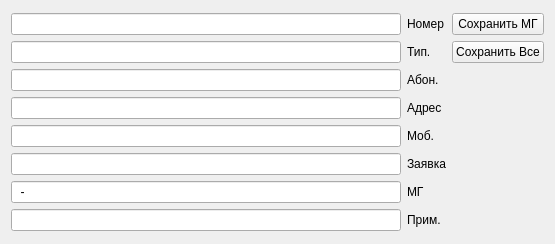
<?xml version="1.0" encoding="UTF-8"?>
<ui version="4.0">
 <class>Dialog</class>
 <widget class="QDialog" name="Dialog">
  <property name="windowModality">
   <enum>Qt::ApplicationModal</enum>
  </property>
  <property name="geometry">
   <rect>
    <x>0</x>
    <y>0</y>
    <width>555</width>
    <height>244</height>
   </rect>
  </property>
  <property name="windowTitle">
   <string>Информация</string>
  </property>
  <layout class="QGridLayout" name="gridLayout_2">
   <item row="0" column="0">
    <layout class="QGridLayout" name="gridLayout">
     <item row="3" column="2">
      <widget class="QLabel" name="label_4">
       <property name="text">
        <string>Адрес</string>
       </property>
      </widget>
     </item>
     <item row="2" column="2">
      <widget class="QLabel" name="label_3">
       <property name="text">
        <string>Абон.</string>
       </property>
      </widget>
     </item>
     <item row="1" column="2">
      <widget class="QLabel" name="label_2">
       <property name="text">
        <string>Тип.</string>
       </property>
      </widget>
     </item>
     <item row="5" column="2">
      <widget class="QLabel" name="label_6">
       <property name="text">
        <string>Заявка</string>
       </property>
      </widget>
     </item>
     <item row="1" column="1">
      <widget class="QLineEdit" name="lineEdit_2">
       <property name="focusPolicy">
        <enum>Qt::ClickFocus</enum>
       </property>
       <property name="inputMask">
        <string/>
       </property>
       <property name="text">
        <string/>
       </property>
       <property name="readOnly">
        <bool>true</bool>
       </property>
      </widget>
     </item>
     <item row="6" column="2">
      <widget class="QLabel" name="label_7">
       <property name="text">
        <string>МГ</string>
       </property>
      </widget>
     </item>
     <item row="4" column="2">
      <widget class="QLabel" name="label_5">
       <property name="text">
        <string>Моб.</string>
       </property>
      </widget>
     </item>
     <item row="5" column="1">
      <widget class="QLineEdit" name="lineEdit_6">
       <property name="focusPolicy">
        <enum>Qt::ClickFocus</enum>
       </property>
       <property name="inputMask">
        <string/>
       </property>
       <property name="readOnly">
        <bool>true</bool>
       </property>
      </widget>
     </item>
     <item row="0" column="1">
      <widget class="QLineEdit" name="lineEdit">
       <property name="font">
        <font>
         <stylestrategy>PreferDefault</stylestrategy>
        </font>
       </property>
       <property name="focusPolicy">
        <enum>Qt::ClickFocus</enum>
       </property>
       <property name="contextMenuPolicy">
        <enum>Qt::DefaultContextMenu</enum>
       </property>
       <property name="inputMethodHints">
        <set>Qt::ImhNone</set>
       </property>
       <property name="inputMask">
        <string>9999999</string>
       </property>
       <property name="maxLength">
        <number>7</number>
       </property>
       <property name="cursorMoveStyle">
        <enum>Qt::LogicalMoveStyle</enum>
       </property>
      </widget>
     </item>
     <item row="0" column="2">
      <widget class="QLabel" name="label">
       <property name="text">
        <string>Номер</string>
       </property>
      </widget>
     </item>
     <item row="7" column="1">
      <widget class="QLineEdit" name="lineEdit_8">
       <property name="focusPolicy">
        <enum>Qt::ClickFocus</enum>
       </property>
      </widget>
     </item>
     <item row="6" column="1">
      <widget class="QLineEdit" name="lineEdit_7">
       <property name="focusPolicy">
        <enum>Qt::ClickFocus</enum>
       </property>
       <property name="layoutDirection">
        <enum>Qt::RightToLeft</enum>
       </property>
       <property name="inputMethodHints">
        <set>Qt::ImhNone</set>
       </property>
       <property name="inputMask">
        <string>99-99</string>
       </property>
       <property name="text">
        <string>-</string>
       </property>
       <property name="frame">
        <bool>true</bool>
       </property>
       <property name="cursorPosition">
        <number>0</number>
       </property>
       <property name="alignment">
        <set>Qt::AlignLeading|Qt::AlignLeft|Qt::AlignVCenter</set>
       </property>
       <property name="dragEnabled">
        <bool>false</bool>
       </property>
       <property name="readOnly">
        <bool>false</bool>
       </property>
       <property name="placeholderText">
        <string/>
       </property>
       <property name="cursorMoveStyle">
        <enum>Qt::VisualMoveStyle</enum>
       </property>
       <property name="clearButtonEnabled">
        <bool>false</bool>
       </property>
      </widget>
     </item>
     <item row="7" column="2">
      <widget class="QLabel" name="label_8">
       <property name="text">
        <string>Прим.</string>
       </property>
      </widget>
     </item>
     <item row="3" column="1">
      <widget class="QLineEdit" name="lineEdit_4">
       <property name="focusPolicy">
        <enum>Qt::ClickFocus</enum>
       </property>
       <property name="cursorPosition">
        <number>0</number>
       </property>
       <property name="cursorMoveStyle">
        <enum>Qt::LogicalMoveStyle</enum>
       </property>
      </widget>
     </item>
     <item row="2" column="1">
      <widget class="QLineEdit" name="lineEdit_3">
       <property name="focusPolicy">
        <enum>Qt::ClickFocus</enum>
       </property>
       <property name="readOnly">
        <bool>false</bool>
       </property>
      </widget>
     </item>
     <item row="1" column="3">
      <widget class="QPushButton" name="pushButton_2">
       <property name="focusPolicy">
        <enum>Qt::NoFocus</enum>
       </property>
       <property name="text">
        <string>Сохранить Все</string>
       </property>
      </widget>
     </item>
     <item row="0" column="3">
      <widget class="QPushButton" name="pushButton">
       <property name="focusPolicy">
        <enum>Qt::NoFocus</enum>
       </property>
       <property name="text">
        <string>Сохранить МГ</string>
       </property>
      </widget>
     </item>
     <item row="4" column="1">
      <widget class="QLineEdit" name="lineEdit_5">
       <property name="focusPolicy">
        <enum>Qt::ClickFocus</enum>
       </property>
      </widget>
     </item>
    </layout>
   </item>
  </layout>
 </widget>
 <resources/>
 <connections/>
</ui>
